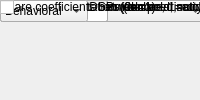
<?xml version="1.0" encoding="UTF-8"?>
<ui version="4.0">
 <class>MainWindow</class>
 <widget class="QMainWindow" name="MainWindow">
  <property name="windowTitle"><string>pfb_fir_real Configuration</string></property>
  <widget class="QWidget" name="centralwidget">
   <!-- NOTE: this is a simplified structural mirror of the generated
        <module>_ui.py, not a full round-trip Designer file. Regenerate
        both from the same spec if you need to edit layout by hand. -->
       <widget class="QLabel" name="label_PFBSize">
     <property name="text"><string>Size of PFB: (2^? pnts)</string></property>
    </widget>
       <widget class="QSpinBox" name="PFBSize"/>
       <widget class="QLabel" name="label_TotalTaps">
     <property name="text"><string>Total Number of Taps:</string></property>
    </widget>
       <widget class="QSpinBox" name="TotalTaps"/>
       <widget class="QLabel" name="label_WindowType">
     <property name="text"><string>Windowing Function:</string></property>
    </widget>
       <widget class="QComboBox" name="WindowType">
     <item><property name="text"><string>bartlett</string></property></item>
     <item><property name="text"><string>barthannwin</string></property></item>
     <item><property name="text"><string>blackman</string></property></item>
     <item><property name="text"><string>blackmanharris</string></property></item>
     <item><property name="text"><string>bohamwin</string></property></item>
     <item><property name="text"><string>chebwin</string></property></item>
     <item><property name="text"><string>flattopwin</string></property></item>
     <item><property name="text"><string>gausswin</string></property></item>
     <item><property name="text"><string>hamming</string></property></item>
     <item><property name="text"><string>hann</string></property></item>
     <item><property name="text"><string>kaiser</string></property></item>
     <item><property name="text"><string>nuttallwin</string></property></item>
     <item><property name="text"><string>parzenwin</string></property></item>
     <item><property name="text"><string>rectwin</string></property></item>
     <item><property name="text"><string>tukeywin</string></property></item>
     <item><property name="text"><string>triang</string></property></item>
     <item><property name="text"><string>userwindow</string></property></item>
    </widget>
       <widget class="QLabel" name="label_n_inputs">
     <property name="text"><string>Number of Simultaneous Inputs: (2^?)</string></property>
    </widget>
       <widget class="QSpinBox" name="n_inputs"/>
       <widget class="QLabel" name="label_n_pol_blocks">
     <property name="text"><string>Number of independent input streams (I.e., number of different polarizations)</string></property>
    </widget>
       <widget class="QSpinBox" name="n_pol_blocks"/>
       <widget class="QLabel" name="label_MakeBiplex">
     <property name="text"><string>Make Biplex?</string></property>
    </widget>
       <widget class="QCheckBox" name="MakeBiplex"/>
       <widget class="QLabel" name="label_BitWidthIn">
     <property name="text"><string>Input Bitwidth:</string></property>
    </widget>
       <widget class="QSpinBox" name="BitWidthIn"/>
       <widget class="QLabel" name="label_BitWidthOut">
     <property name="text"><string>Output Bitwidth: (0 = auto, sized from bit-growth analysis)</string></property>
    </widget>
       <widget class="QSpinBox" name="BitWidthOut"/>
       <widget class="QLabel" name="label_CoeffBitWidth">
     <property name="text"><string>Coefficient Bitwidth:</string></property>
    </widget>
       <widget class="QSpinBox" name="CoeffBitWidth"/>
       <widget class="QLabel" name="label_CoeffDistMem">
     <property name="text"><string>Use Distributed Memory for Coeffs</string></property>
    </widget>
       <widget class="QCheckBox" name="CoeffDistMem"/>
       <widget class="QLabel" name="label_add_latency">
     <property name="text"><string>Add Latency</string></property>
    </widget>
       <widget class="QSpinBox" name="add_latency"/>
       <widget class="QLabel" name="label_mult_latency">
     <property name="text"><string>Mult Latency</string></property>
    </widget>
       <widget class="QSpinBox" name="mult_latency"/>
       <widget class="QLabel" name="label_bram_latency">
     <property name="text"><string>BRAM Latency</string></property>
    </widget>
       <widget class="QSpinBox" name="bram_latency"/>
       <widget class="QLabel" name="label_fan_latency">
     <property name="text"><string>Fanout latency</string></property>
    </widget>
       <widget class="QSpinBox" name="fan_latency"/>
       <widget class="QLabel" name="label_conv_latency">
     <property name="text"><string>Convert latency</string></property>
    </widget>
       <widget class="QSpinBox" name="conv_latency"/>
       <widget class="QLabel" name="label_quantization">
     <property name="text"><string>Quantization Behavior</string></property>
    </widget>
       <widget class="QComboBox" name="quantization">
     <item><property name="text"><string>Truncate</string></property></item>
     <item><property name="text"><string>Round  (unbiased: +/- Inf)</string></property></item>
     <item><property name="text"><string>Round  (unbiased: Even Values)</string></property></item>
    </widget>
       <widget class="QLabel" name="label_fwidth">
     <property name="text"><string>Bin Width Scaling (normal=1)</string></property>
    </widget>
       <widget class="QLineEdit" name="fwidth"/>
       <widget class="QLabel" name="label_mult_spec">
     <property name="text"><string>Multiplier specification (0=core, 1=embedded, 2=behavioural) (left=1st tap, or just one value) (declared, not yet implemented by the HDL backend)</string></property>
    </widget>
       <widget class="QLineEdit" name="mult_spec"/>
       <widget class="QLabel" name="label_adder_folding">
     <property name="text"><string>Fold adders into DSPs (declared, not yet implemented by the HDL backend)</string></property>
    </widget>
       <widget class="QCheckBox" name="adder_folding"/>
       <widget class="QLabel" name="label_adder_imp">
     <property name="text"><string>Adder implementation (declared, not yet implemented by the HDL backend)</string></property>
    </widget>
       <widget class="QComboBox" name="adder_imp">
     <item><property name="text"><string>Behavioral</string></property></item>
     <item><property name="text"><string>Fabric</string></property></item>
     <item><property name="text"><string>DSP48</string></property></item>
    </widget>
       <widget class="QLabel" name="label_coeffs_share">
     <property name="text"><string>Share coefficients between polarisations (use less BRAM)? (only applies when Make Biplex is on)</string></property>
    </widget>
       <widget class="QCheckBox" name="coeffs_share"/>
  </widget>
 </widget>
 <resources/>
 <connections/>
</ui>
